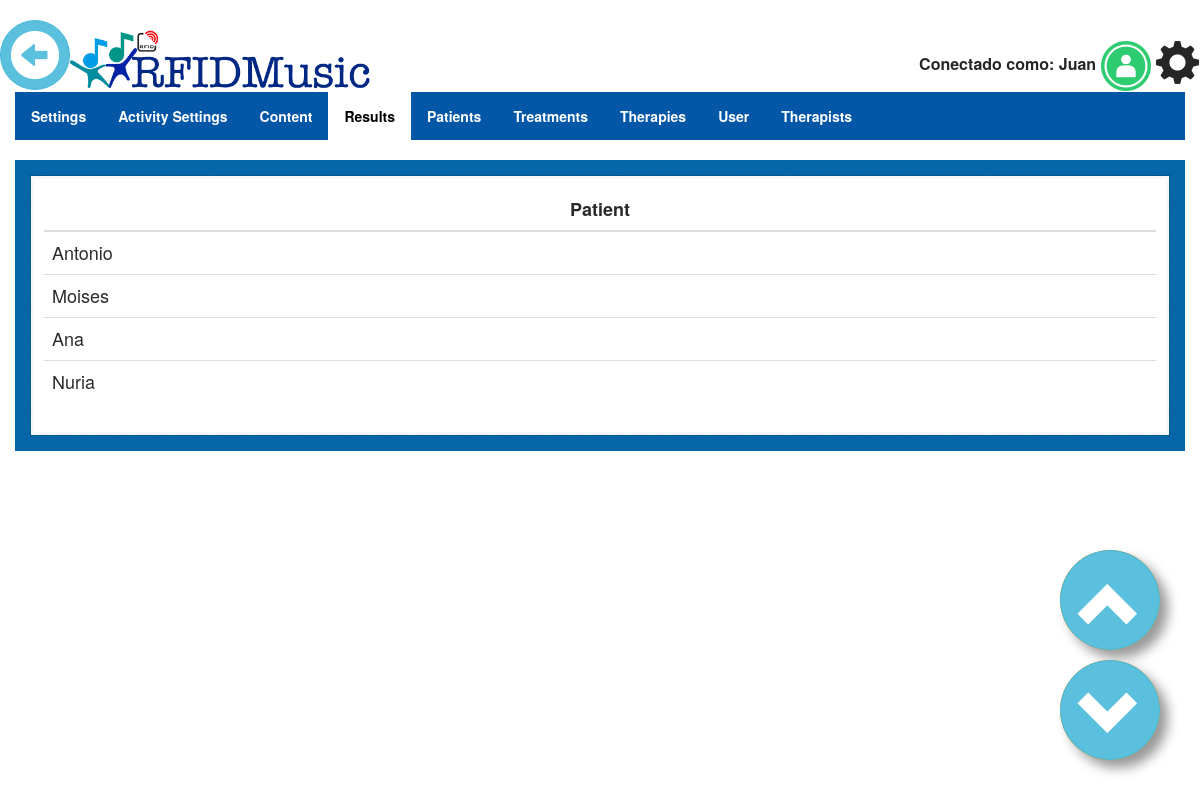
The page /settings/Results/ (signed in) on the database as committed earlier.
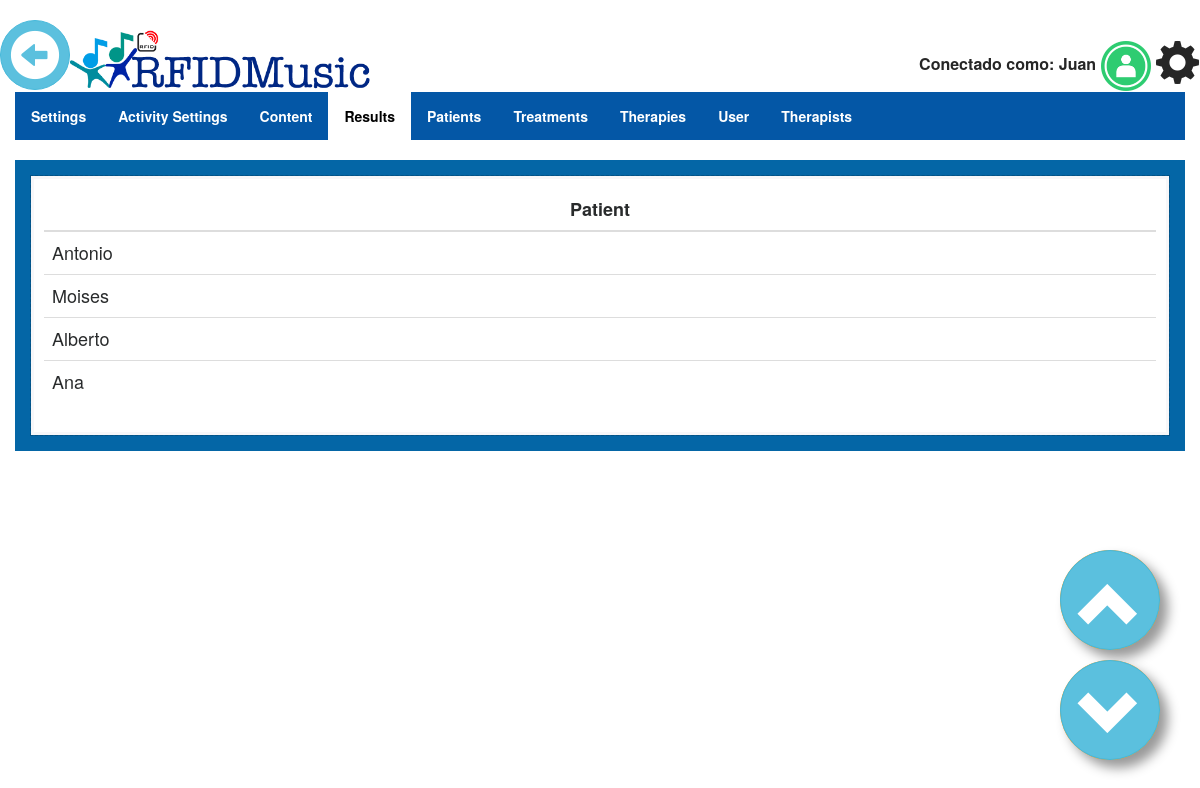
The same page on the database as committed later.
### appQRMusical/models.py (models this page shows)
class Paciente(models.Model):
    id = models.AutoField(primary_key=True)
    imagen = models.ImageField(upload_to='profiles/', blank=True)
    nombre = models.CharField("Nombre",max_length=50)
    apellido = models.CharField("Apellido",max_length=50)
    fecha_de_nacimiento = models.DateField(null=True,blank=True)
    edad = models.IntegerField(null=True,blank=True)
    genero = models.CharField(max_length=10,choices = Genero, blank=True)
    nivel = models.IntegerField(choices = Nivel,default=1)
    codigo = models.CharField(max_length=8, blank=True)
    online = models.CharField(max_length=10, choices=Valores_Online, default="no")
    def __str__(self):
        return self.nombre

### appQRMusical/views.py (the view)
# urls.py: url(r'^settings/Results/$', Resultados.as_view(), name='results'),
class Resultados(LoginRequiredMixin, ListView):
	template_name="results.html"
	model = Paciente
	login_url='/login/'
	redirect_field_name = "/login/"
	success_url = reverse_lazy('settings')
	def get_context_data(self, **kwargs):
		context = super(Resultados , self).get_context_data(**kwargs)
		context['QRM_color'] = "QRM_orange"
		return context

### appQRMusical/templatetags/zbar_extras.py (called while the page is built)
@register.simple_tag
def stop_cam():
	print("Stop Cam")
	if global_vars.zbar_status != None:
		os.system("ps -A | grep zbar| awk '{print $1}' | xargs kill -9 $1")
		global_vars.zbar_status = None
		global_vars.cam = 1

@register.simple_tag
def restart_game_vars():
	print("Reset game's global vars")
	global_vars.game_fail = 0
	global_vars.game_success = 0
	global_vars.game_initialized = False
	global_vars.last_message = global_vars.message
	global_vars.message_alert = "alert-info"
	global_vars.game_image = "/files/static/Who.png"
	global_vars.game_image = ""
	global_vars.game_file = ""
	global_vars.game_display = "none"
	global_vars.message = 'Get close QR code to cam'

### appQRMusical/templates/results.html (shortened to what this page needs)
{% extends "body.html" %}
{% block content_wrapper %}
<div class="sticky">
<ul class="ullist">
  <strong><li>
  <li><a class="ullista" href="{% url 'settings' %}">Settings</a></li>
  <li><a class="ullista" href="{% url 'activity_settings' %}">Activity Settings</a></li>
  <li><a class="ullista" href="{% url 'gallery' %}">Content</a></li>
  <li><a class="ullistactive" href="{% url 'results' %}">Results</a></li>
  <li><a class="ullista" href="{% url 'users_list' %}">Patients</a></li>
  <li><a class="ullista" href="{% url 'treatments_list' %}">Treatments </a></li>
  <li><a class="ullista" href="{% url 'therapies_list' %}">Therapies </a></li>
  <li><a class="ullista" href="{% url 'user' %}">User </a></li>
  <li><a class="ullista" href="{% url 'therapists_list' %}">Therapists </a></li>
</strong>
</ul>
</div>
<div class="col-sm-12 QRM_box {{QRM_color}}">
	<div class="QRM_box_in">
		<div class="QRM_wrapper_table">
			<table class="table table-hover">
				<thead>
					<tr>
						<th>Patient</th>
			    	</tr>
				</thead>
				<tbody>
					{% for object in object_list %}
						<tr onclick="document.location = '{% url 'results_details' object.id %}';">
		      				<td style="width: 20%; vertical-align: middle;">
		      					{{ object }}
                            </td>
		    			</tr>
					{% endfor %}
				</tbody>
			</table>
		</div>
	</div>
</div>
{% endblock content_wrapper %}

Rows that differ between the two databases and show on the page:
removed Paciente: nombre "Nuria"
added Paciente: nombre "Alberto"
